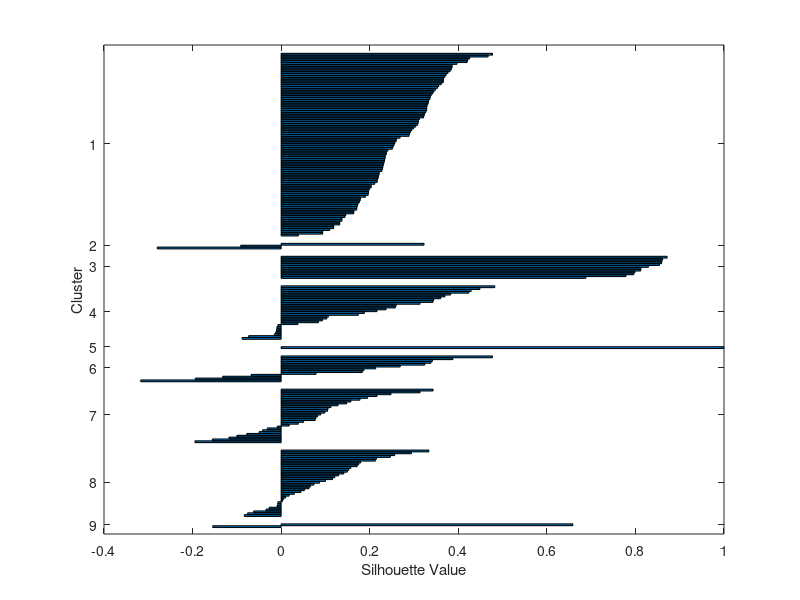
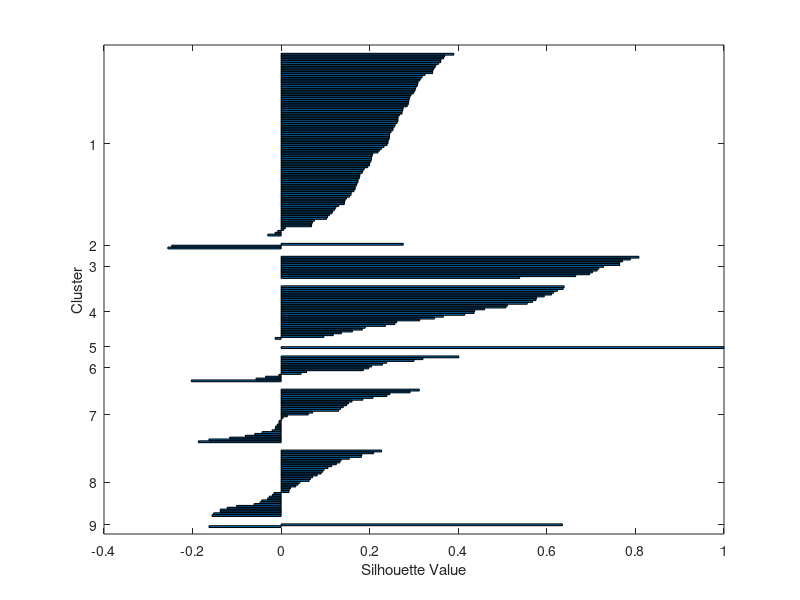
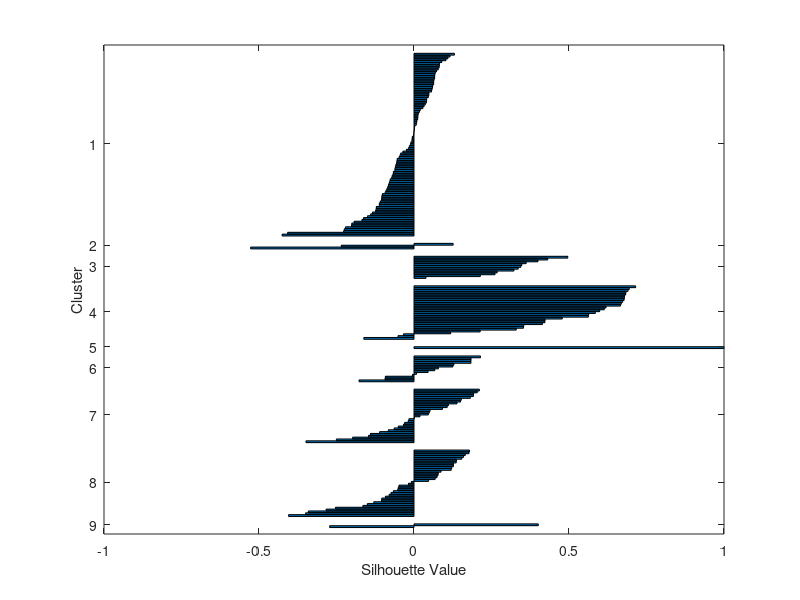

Recreate these plots in MATLAB, in order.
close all
clear
load('COVIDbyCounty.mat')
%Training Data Group
trainingGroup = CNTY_COVID(:,1:80);

%Testing Data Group
testingGroup = CNTY_COVID(:,81:130);

%%% DIVISION 1 %%%

%d1 = CNTY_COVID(divisionLabels == 1,:);
%popD1 = CNTY_CENSUS{1,6};
%sizeD1 = size(d1);
sizeCNTY_COVID = size(CNTY_COVID);
diffCNTY_COVID= zeros(sizeCNTY_COVID(1,1)-1,sizeCNTY_COVID(1,2)-1);

for i = 1:sizeCNTY_COVID(1,1)
    for j = 1:sizeCNTY_COVID(1,2)-1
        diffCNTY_COVID(i, j) = CNTY_COVID(i,j+1) - CNTY_COVID(i,j);
    end

end

sizeDiffCNTY_COVID = size(diffCNTY_COVID);
SdiffCNTY_COVID = zeros(sizeCNTY_COVID(1,1)-1,sizeCNTY_COVID(1,2)-1);

for i = 1:sizeDiffCNTY_COVID(1,1)
    for j = 1:sizeDiffCNTY_COVID(1,2)-2
        SdiffCNTY_COVID(i, j) = diffCNTY_COVID(i,j+1) - diffCNTY_COVID(i,j);
    end

end
%{
for i = 1:sizeD1(1,1)-1
    for j = 1:sizeD1(1,2)-1
        differenceD1(i, j, d) = d1(i+1,j+1) - d1(i,j);
        differenceD1(i, j, 2) = d1(i+1,j+1) - d1(i,j);
    end

end
%}

%%%

k = 9;
[idx, C, ~, D] = kmeans(SdiffCNTY_COVID,k, 'replicates', 1000);

figure
silhouette(SdiffCNTY_COVID, idx)

figure
silhouette(diffCNTY_COVID, idx)

figure
silhouette(CNTY_COVID, idx)

%%edit

figure

